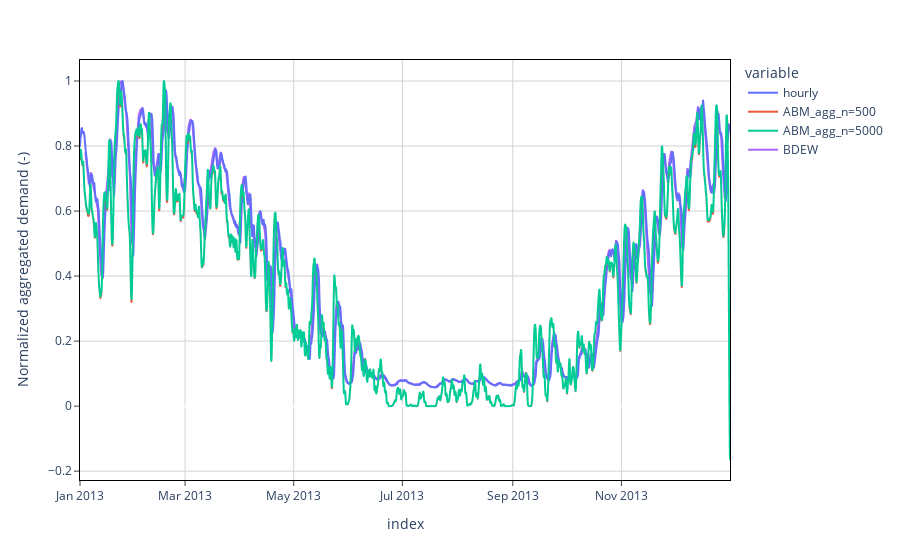

This figure's notebook cell:
### Code cell
import plotly.graph_objects as go


plot_frame = pd.concat(
    [
        ot_h_ref["hourly"].div(ot_h_ref["hourly"].max()),
        # generate_agg_heat_demand(ontario_temp,t_shift=3*roll_dt, n_random_samples=200),
        generate_agg_heat_demand(ontario_temp,t_shift=3*roll_dt, n_random_samples=500),
        # generate_agg_heat_demand(ontario_temp,t_shift=3*roll_dt, n_random_samples=1000),
        generate_agg_heat_demand(ontario_temp,t_shift=3*roll_dt, n_random_samples=5000),
    ], axis=1
)
fig = px.line(plot_frame)
fig.add_trace(go.Scatter(x=ot_daily_ref.index, y=ot_daily_ref["daily"]/ot_daily_ref["daily"].max(), name="BDEW"))

t_diff = 20 - ontario_temp

# fig.add_trace(go.Scatter(x=t_diff.index, y=t_diff.values/t_diff.values.max(), name="20°C - T_outside"))
fig.update_layout(plot_bgcolor='white')
fig.update_xaxes(
    mirror=True,
    ticks='outside',
    showline=True,
    linecolor='black',
    gridcolor='lightgrey'
)
fig.update_yaxes(
    mirror=True,
    ticks='outside',
    showline=True,
    linecolor='black',
    gridcolor='lightgrey',
    title="Normalized aggregated demand (-)"
)

### Figure 1 — Plotly figure (JSON) as saved in the notebook; plotly's stock layout.template omitted (floating-point values rounded to 4 significant figures; data arrays with more than 128 entries replaced by an {"elided": "..."} marker saying what was removed)
{"data": [{"hovertemplate": "variable=hourly<br>index=%{x}<br>value=%{y}<extra></extra>", "legendgroup": "hourly", "line": {"color": "#636efa", "dash": "solid"}, "marker": {"symbol": "circle"}, "mode": "lines", "name": "hourly", "showlegend": true, "type": "scattergl", "x": {"elided": "8760 str values"}, "xaxis": "x", "y": {"elided": "8760 float values"}, "yaxis": "y"}, {"hovertemplate": "variable=ABM_agg_n=500<br>index=%{x}<br>value=%{y}<extra></extra>", "legendgroup": "ABM_agg_n=500", "line": {"color": "#EF553B", "dash": "solid"}, "marker": {"symbol": "circle"}, "mode": "lines", "name": "ABM_agg_n=500", "showlegend": true, "type": "scattergl", "x": {"elided": "8760 str values"}, "xaxis": "x", "y": {"elided": "8760 float values"}, "yaxis": "y"}, {"hovertemplate": "variable=ABM_agg_n=5000<br>index=%{x}<br>value=%{y}<extra></extra>", "legendgroup": "ABM_agg_n=5000", "line": {"color": "#00cc96", "dash": "solid"}, "marker": {"symbol": "circle"}, "mode": "lines", "name": "ABM_agg_n=5000", "showlegend": true, "type": "scattergl", "x": {"elided": "8760 str values"}, "xaxis": "x", "y": {"elided": "8760 float values"}, "yaxis": "y"}, {"name": "BDEW", "type": "scatter", "x": {"elided": "365 str values"}, "y": {"elided": "365 float values"}}], "layout": {"legend": {"title": {"text": "variable"}, "tracegroupgap": 0}, "margin": {"t": 60}, "plot_bgcolor": "white", "xaxis": {"anchor": "y", "domain": [0, 1], "gridcolor": "lightgrey", "linecolor": "black", "mirror": true, "showline": true, "ticks": "outside", "title": {"text": "index"}}, "yaxis": {"anchor": "x", "domain": [0, 1], "gridcolor": "lightgrey", "linecolor": "black", "mirror": true, "showline": true, "ticks": "outside", "title": {"text": "Normalized aggregated demand (-)"}}}}
